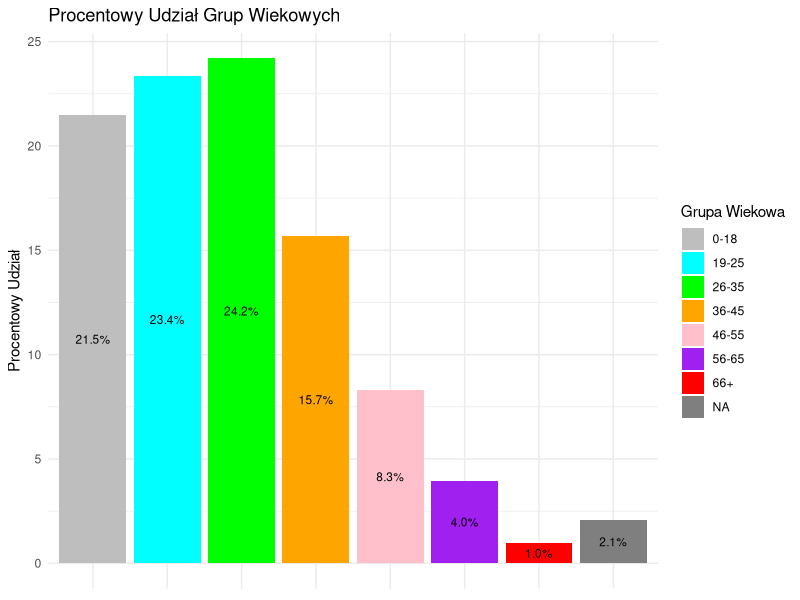
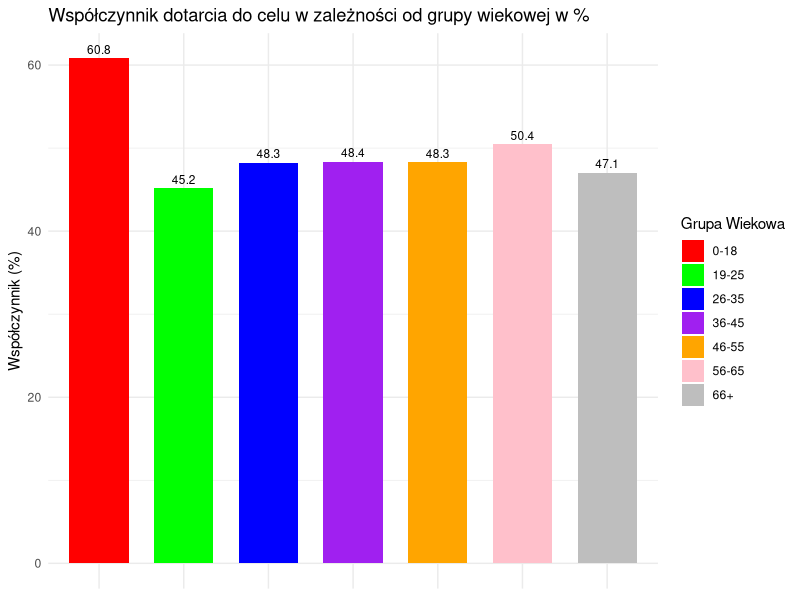
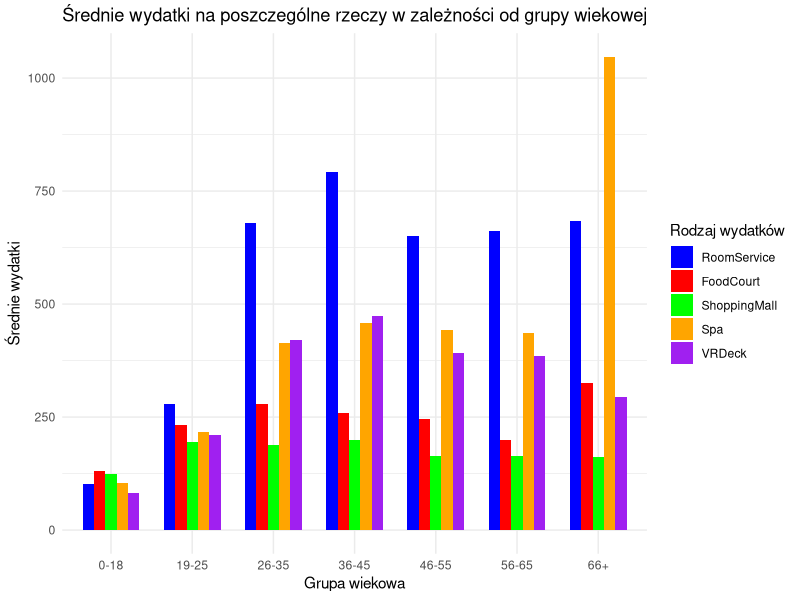
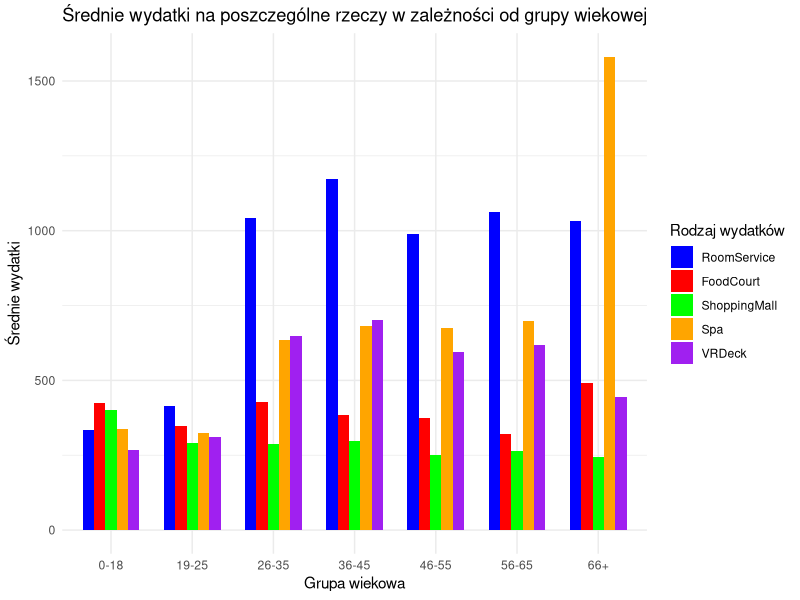
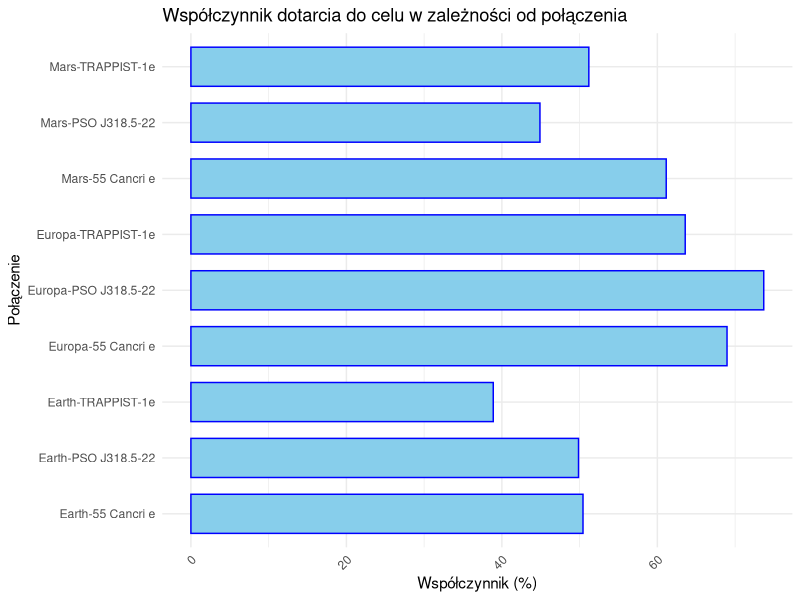
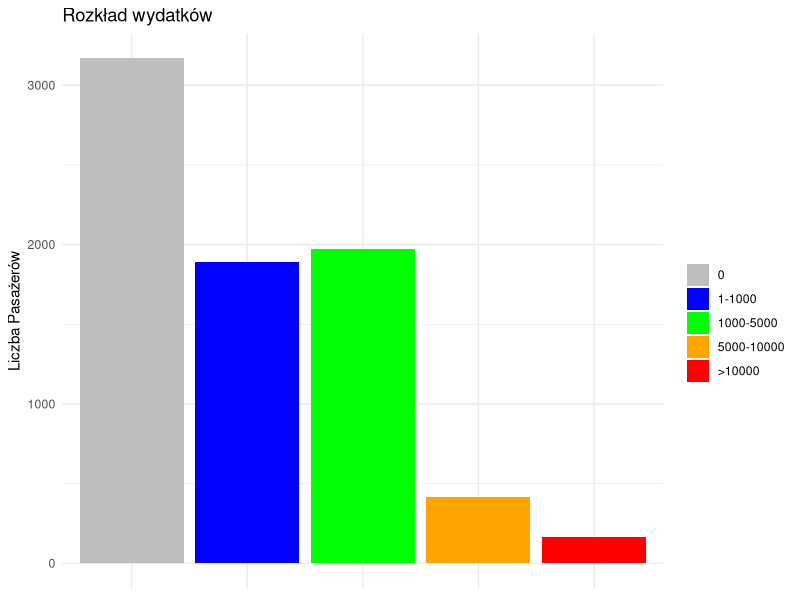
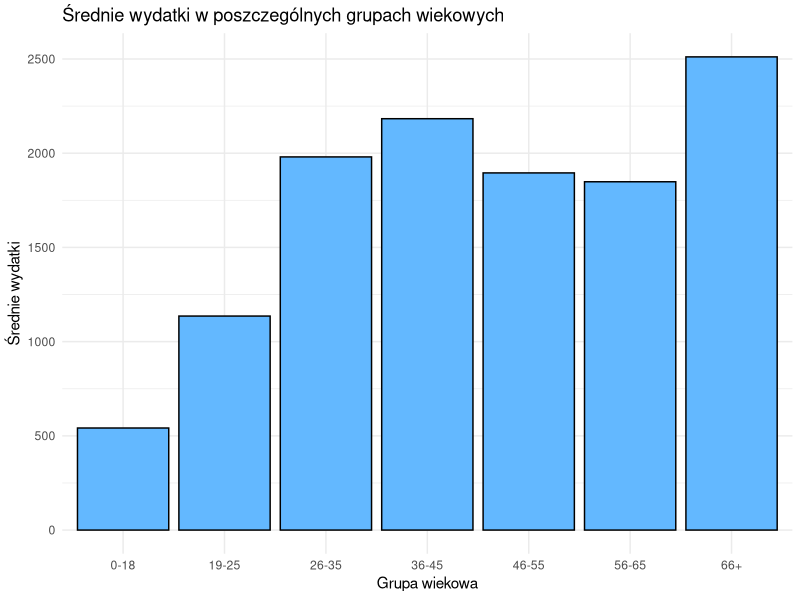
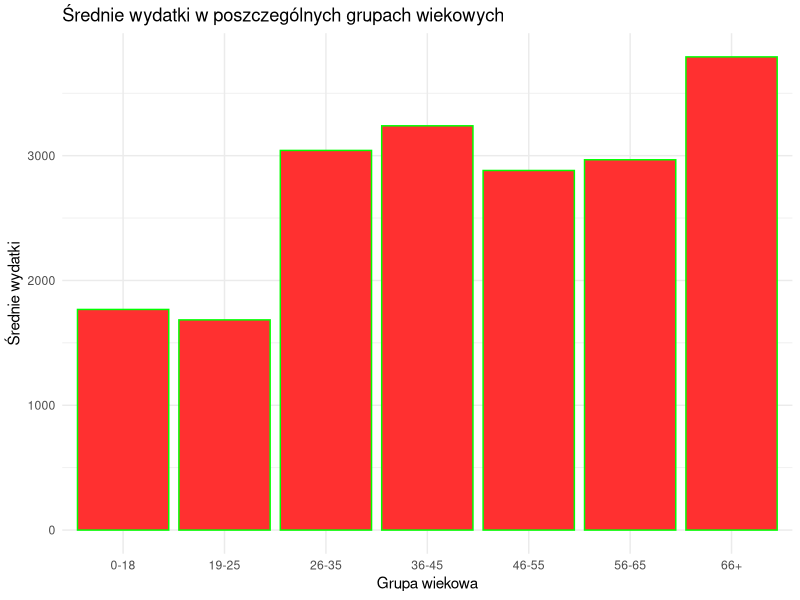

Write the R code that produced these figures, in order.
library(dplyr)
library(tidyr)
library(ggplot2)
library(caret)
library(randomForest)
library(pheatmap)
library(stringr)

dane <- read.csv('dane.csv')
View(dane)

#1
d1 <- dane %>%
  mutate(Age_group = cut(Age, breaks = c(-Inf, 18, 25, 35, 45, 55, 65, Inf),
                         labels = c("0-18", "19-25", "26-35", "36-45", "46-55", "56-65", "66+")))

procenty <- d1 %>%
  group_by(Age_group) %>%
  summarise(Procent = n() / nrow(d1) * 100)


ggplot(procenty, aes(x = Age_group, y = Procent, fill = Age_group)) +
  geom_col() +
  geom_text(aes(label = sprintf("%.1f%%", Procent)), position = position_stack(vjust = 0.5), size = 3) +
  labs(title = "Procentowy Udział Grup Wiekowych",
       x = "Grupa Wiekowa",
       y = "Procentowy Udział",
       fill = "Grupa Wiekowa") +
  scale_fill_manual(values = c("0-18" = "gray", "19-25" = "cyan", "26-35" = "green",
                               "36-45" = "orange", "46-55" = "pink", "56-65" = "purple", "66+" = "red")) +
  theme_minimal() +
  theme(axis.text.x = element_blank(), axis.ticks.x = element_blank(), axis.title.x = element_blank()) 
  


#2
d1 <- dane %>%
  filter(!is.na(Age)) %>% 
  mutate(Age_group = cut(Age, c(-Inf, 18, 25, 35, 45, 55, 65, Inf),
                         labels = c("0-18", "19-25", "26-35", "36-45", "46-55", "56-65", "66+")))

d2 <- d1 %>% 
  group_by(Age_group) %>% 
  summarise(n = n())

d3 <- d1 %>% 
  filter(Transported == "True") %>% 
  group_by(Age_group) %>% 
  summarise(n = n())

d4 <- merge(d2, d3, by = "Age_group", suffixes = c("_d2", "_d3")) %>% 
  mutate(coefficient = (n_d3 / n_d2) * 100)

ggplot(d4, aes(x = Age_group, y = coefficient, fill = Age_group)) +
  geom_bar(stat = "identity", width = 0.7) +
  geom_text(aes(label = sprintf("%.1f", coefficient)), 
            position = position_dodge(width = 0.7), 
            vjust = -0.5, size = 3) +
  labs(title = "Współczynnik dotarcia do celu w zależności od grupy wiekowej w %",
       x = NULL,
       y = "Współczynnik (%)",
       fill = "Grupa Wiekowa") +
  scale_fill_manual(values = c("0-18" = "red", "19-25" = "green", "26-35" = "blue", "36-45" = "purple", "46-55" = "orange", "56-65" = "pink", "66+" = "gray")) +
  theme_minimal() +
  theme(axis.text.x = element_blank(), axis.ticks.x = element_blank())




#3
d1 <- dane %>%
  filter(!is.na(Age)) %>% 
  mutate(Age_group = cut(Age, c(-Inf, 18, 25, 35, 45, 55, 65, Inf), 
                         labels = c("0-18", "19-25", "26-35", "36-45", "46-55", "56-65", "66+"), na.rm = TRUE)) %>% 
  mutate(expenses_sum = rowSums(select(., RoomService:VRDeck))) %>% 
  na.omit(expenses_sum) %>%
  group_by(Age_group) %>% 
  summarize(
    avg_RoomService = mean(RoomService),
    avg_FoodCourt = mean(FoodCourt),
    avg_ShoppingMall = mean(ShoppingMall),
    avg_Spa = mean(Spa),
    avg_VRDeck = mean(VRDeck)
  ) %>% 
  pivot_longer(cols = c(avg_RoomService, avg_FoodCourt, avg_ShoppingMall, avg_Spa, avg_VRDeck), names_to = "ExpenseType", values_to = "AverageExpense")


ggplot(d1, aes(x = Age_group, y = AverageExpense, fill = ExpenseType)) +
  geom_bar(position = "dodge", stat = "identity", width = 0.7) +
  labs(title = "Średnie wydatki na poszczególne rzeczy w zależności od grupy wiekowej",
       x = "Grupa wiekowa",
       y = "Średnie wydatki",
       fill = "Rodzaj wydatków") +
  theme_minimal() +
  scale_fill_manual(values = c("blue", "red", "green", "orange", "purple"),
                    labels = c("RoomService", "FoodCourt", "ShoppingMall", "Spa", "VRDeck"))

#3a
d1 <- dane %>%
  filter(!is.na(Age)) %>% 
  mutate(Age_group = cut(Age, c(-Inf, 18, 25, 35, 45, 55, 65, Inf), 
                         labels = c("0-18", "19-25", "26-35", "36-45", "46-55", "56-65", "66+"), na.rm = TRUE)) %>% 
  mutate(expenses_sum = rowSums(select(., RoomService:VRDeck))) %>% 
  na.omit(expenses_sum) %>%
  filter(expenses_sum != 0) %>%
  group_by(Age_group) %>% 
  summarize(
    avg_RoomService = mean(RoomService),
    avg_FoodCourt = mean(FoodCourt),
    avg_ShoppingMall = mean(ShoppingMall),
    avg_Spa = mean(Spa),
    avg_VRDeck = mean(VRDeck)
  ) %>% 
  pivot_longer(cols = c(avg_RoomService, avg_FoodCourt, avg_ShoppingMall, avg_Spa, avg_VRDeck), names_to = "ExpenseType", values_to = "AverageExpense")


ggplot(d1, aes(x = Age_group, y = AverageExpense, fill = ExpenseType)) +
  geom_bar(position = "dodge", stat = "identity", width = 0.7) +
  labs(title = "Średnie wydatki na poszczególne rzeczy w zależności od grupy wiekowej",
       x = "Grupa wiekowa",
       y = "Średnie wydatki",
       fill = "Rodzaj wydatków") +
  theme_minimal() +
  scale_fill_manual(values = c("blue", "red", "green", "orange", "purple"),
                    labels = c("RoomService", "FoodCourt", "ShoppingMall", "Spa", "VRDeck"))
#4
d1 <- dane %>%
  filter(HomePlanet %in% c("Europa", "Mars", "Earth")) %>%
  filter(Destination %in% c("TRAPPIST-1e", "55 Cancri e", "PSO J318.5-22")) %>% 
  mutate(voyage = paste(HomePlanet, Destination, sep = "-")) %>%
  group_by(voyage)

d2 <- d1 %>% 
  summarise(n = n())

d3 <- d1 %>% 
  filter(Transported == "True") %>%
  summarise(n = n())

d4 <- merge(d2, d3, by = "voyage", suffixes = c("_d2", "_d3")) %>% 
  mutate(coefficient = (n_d3 / n_d2) * 100)
  
ggplot(d4, aes(x = voyage, y = coefficient)) +
  geom_bar(stat = "identity", fill = "skyblue", color = "blue", width = 0.7) +
  labs(title = "Współczynnik dotarcia do celu w zależności od połączenia",
       x = "Połączenie",
       y = "Współczynnik (%)") +
  theme_minimal() +
  theme(axis.text.x = element_text(angle = 45, hjust = 1)) +
  coord_flip()

#5
d1 <- dane %>% 
  mutate(expenses_sum = rowSums(select(.,RoomService:VRDeck))) %>% 
  na.omit(expenses_sum) %>%
  mutate(expenses_group = cut(expenses_sum,
                             breaks = c(-Inf, 0, 1000, 5000, 10000, Inf),
                             labels = c("0", "1-1000", "1000-5000", "5000-10000", ">10000")))

ggplot(d1, aes(x = expenses_group, fill = expenses_group)) +
  geom_bar() +
  labs(title = "Rozkład wydatków",
       x = "Wydatki",
       y = "Liczba Pasażerów",
       fill = " ") +
  scale_fill_manual(values = c("0" = "gray", "1-1000" = "blue", "1000-5000" = "green", 
                               "5000-10000" = "orange", ">10000" = "red")) +
  theme_minimal() +
  theme(axis.text.x = element_blank(), axis.ticks.x = element_blank(), axis.title.x = element_blank()) 


#6
d1 <- dane %>%
  filter(!is.na(Age)) %>% 
  mutate(Age_group = cut(Age, c(-Inf, 18, 25, 35, 45, 55, 65, Inf), 
                         labels = c("0-18", "19-25", "26-35", "36-45", "46-55", "56-65", "66+"), na.rm = TRUE)) %>% 
  mutate(expenses_sum = rowSums(select(., RoomService:VRDeck))) %>% 
  na.omit(expenses_sum) %>%
  group_by(Age_group) %>%
  summarise(mean_expenses = mean(expenses_sum))

ggplot(d1, aes(x = Age_group, y = mean_expenses)) +
  geom_bar(stat = "identity", fill = "steelblue1", color = "black") +
  labs(title = "Średnie wydatki w poszczególnych grupach wiekowych",
       x = "Grupa wiekowa",
       y = "Średnie wydatki") +
  theme_minimal()

#6a
d1 <- dane %>%
  filter(!is.na(Age)) %>% 
  mutate(Age_group = cut(Age, c(-Inf, 18, 25, 35, 45, 55, 65, Inf), 
                         labels = c("0-18", "19-25", "26-35", "36-45", "46-55", "56-65", "66+"), na.rm = TRUE)) %>% 
  mutate(expenses_sum = rowSums(select(., RoomService:VRDeck))) %>% 
  na.omit(expenses_sum) %>%
  filter(expenses_sum != 0) %>% 
  group_by(Age_group) %>%
  summarise(mean_expenses = mean(expenses_sum))

ggplot(d1, aes(x = Age_group, y = mean_expenses)) +
  geom_bar(stat = "identity", fill = "firebrick1", color = "green") +
  labs(title = "Średnie wydatki w poszczególnych grupach wiekowych",
       x = "Grupa wiekowa",
       y = "Średnie wydatki") +
  theme_minimal()

#7
d1 <- dane %>%
  filter(!is.na(Age)) %>% 
  mutate(Age_group = cut(Age, c(-Inf, 18, 25, 35, 45, 55, 65, Inf), 
                         labels = c("0-18", "19-25", "26-35", "36-45", "46-55", "56-65", "66+"), na.rm = TRUE)) %>% 
  group_by(Age_group)


d2 <- d1 %>%
  summarise(n_d2 = n())


d3 <- d1 %>% 
  filter(CryoSleep == "True") %>% 
  summarise(n_d3 = n())


d4 <- merge(d2, d3, by = "Age_group") %>% 
  mutate(coefficient = (n_d3 / n_d2) * 100)

ggplot(d4, aes(x = Age_group, y = coefficient)) +
  geom_bar(stat = "identity", fill = "magenta", color = "purple") +
  labs(title = "Procent osób korzystających z Kriosnu w poszczególnych grupach wiekowych",
       x = "Grupa wiekowa",
       y = "Procent osób w CryoSleep") +
  theme_minimal()

#8
d1 <- dane %>%
  filter(!is.na(Age)) %>% 
  mutate(Age_group = cut(Age, c(-Inf, 18, 25, 35, 45, 55, 65, Inf), 
                         labels = c("0-18", "19-25", "26-35", "36-45", "46-55", "56-65", "66+"), na.rm = TRUE)) %>% 
  group_by(Age_group)


d2 <- d1 %>%
  summarise(n_d2 = n())


d3 <- d1 %>% 
  filter(VIP == "True") %>% 
  summarise(n_d3 = n())


d4 <- merge(d2, d3, by = "Age_group") %>% 
  mutate(coefficient = (n_d3 / n_d2) * 100)

ggplot(d4, aes(x = Age_group, y = coefficient)) +
  geom_bar(stat = "identity", fill = "greenyellow", color = "navyblue") +
  labs(title = "Procent osób które wykupiły pakiet VIP w poszczególnych grupach wiekowych",
       x = "Grupa wiekowa",
       y = "Procent osób w CryoSleep") +
  theme_minimal()

#9
d1 <- dane %>% 
  separate(PassengerId, into=c("Group","Number"),sep="_") %>%
  separate(Name, into = c("Name", "Surname"), sep = " ") %>% 
  na.omit(Surname) %>% 
  mutate(family = paste(Group, Surname, sep = "-")) %>%
  group_by(family) %>%
  mutate(family_size = n()) %>%
  group_by(family_size)

d2 <- d1 %>% 
  summarise(n_d2 = n())

d3 <- d1 %>% 
  filter(Transported == "True") %>% 
  summarise(n_d3 = n())

d4 <- merge(d2, d3, by = "family_size") %>% 
  mutate(coefficient = (n_d3 / n_d2) * 100)

ggplot(d4, aes(x = family_size, y = coefficient)) +
  geom_bar(stat = "identity", fill = "lightcoral", color = "navyblue") +
  labs(title = "Procent osób które dotarły do celu w zależności od członków rodziny jako współpasażerów",
       x = "Liczba osób w rodzinie w podróży",
       y = "Współczynnik dotarcia do celu") +
  theme_minimal()

#10
d1 <- dane %>%
  filter(HomePlanet %in% c("Europa", "Mars", "Earth")) %>%
  filter(Destination %in% c("TRAPPIST-1e", "55 Cancri e", "PSO J318.5-22")) %>% 
  mutate(voyage = paste(HomePlanet, Destination, sep = "-")) %>%
  group_by(voyage)

d2 <- d1 %>% 
  summarise(n = n())

d3 <- d1 %>% 
  filter(CryoSleep == "True") %>%
  summarise(n = n())

d4 <- merge(d2, d3, by = "voyage", suffixes = c("_d2", "_d3")) %>% 
  mutate(coefficient = (n_d3 / n_d2) * 100)

ggplot(d4, aes(x = voyage, y = coefficient)) +
  geom_bar(stat = "identity", fill = "navyblue", width = 0.7) +
  labs(title = "Współczynnik ilości osób w Kriośnie w zależności od połączenia",
       x = "Połączenie",
       y = "Współczynnik (%)") +
  theme_minimal() +
  theme(axis.text.x = element_text(angle = 45, hjust = 1)) +
  coord_flip()

#11
d1 <- dane %>% 
  mutate(expenses_sum = rowSums(select(.,RoomService:VRDeck))) %>%
  filter(CryoSleep == "True") %>% 
  na.omit(expenses_sum) %>%
  mutate(expenses_group = cut(expenses_sum,
                              breaks = c(-Inf, 0, 1000, 5000, 10000, Inf),
                              labels = c("0", "1-1000", "1000-5000", "5000-10000", ">10000")))

ggplot(d1, aes(x = expenses_group, fill = expenses_group)) +
  geom_bar() +
  labs(title = "Rozkład wydatków dla osób w Kriośnie",
       x = "Wydatki",
       y = "Liczba Pasażerów",
       fill = " ") +
  scale_fill_manual(values = c("0" = "orchid4", "1-1000" = "blue", "1000-5000" = "green", 
                               "5000-10000" = "orange", ">10000" = "red")) +
  theme_minimal() +
  theme(axis.text.x = element_blank(), axis.ticks.x = element_blank(), axis.title.x = element_blank())


#ML 
dane <- na.omit(dane)
dane$Transported <- as.factor(dane$Transported)
cechy <- c("HomePlanet", "CryoSleep", "Destination", "Age", "VIP")
set.seed(123)
indeksy <- createDataPartition(dane$Transported, p = 0.8, list = FALSE)
dane_treningowe <- dane[indeksy, ]
dane_testowe <- dane[-indeksy, ]
model_rf <- randomForest(Transported ~ ., data = dane_treningowe[, c("Transported", cechy)])
predykcje <- predict(model_rf, newdata = dane_testowe[, cechy])
dokladnosc <- confusionMatrix(predykcje, dane_testowe$Transported)$overall["Accuracy"]
print(paste("Dokładność modelu:", dokladnosc))
conf_matrix <- confusionMatrix(predykcje, dane_testowe$Transported)

# Heatmapa
pheatmap(conf_matrix$table, 
         fontsize = 10, 
         color = colorRampPalette(c("white", "firebrick"))(20),
         main = "Heatmapa Macierzy Pomyłek",
         border_color = "black")